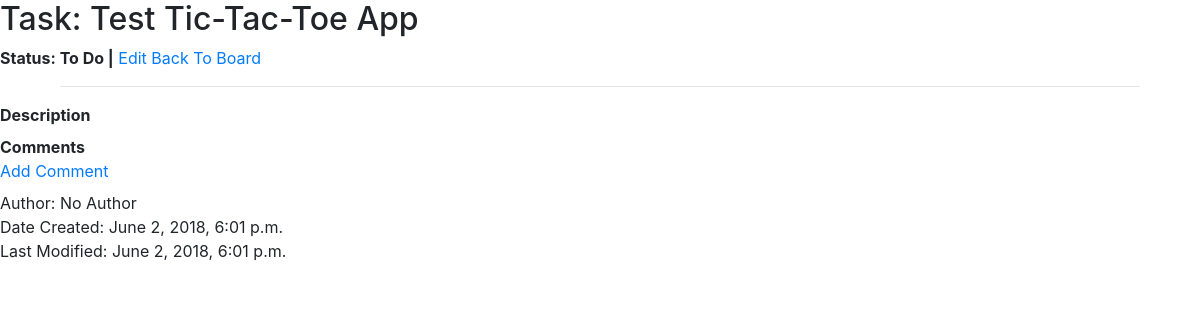
/task/c748d35f-46f3-4be4-aa77-3b10f01d74c3, run on the app's committed database.
### kanban/models/task.py (models this page shows, shortened)
class Task(models.Model):
    class Meta:
        ordering = ['-date_modified']
    STATUS_CHOICES = {
        ('TODO', 'To Do'),
        ('PROG', 'In Progress'),
        ('TEST', 'In Testing'),
        ('DONE', 'Done'),
    }
    uuid = models.UUIDField(primary_key=True, editable=False, default=uuid.uuid4)
    priority = models.IntegerField(default=0)
    title = models.CharField(max_length=200)
    description = models.TextField(blank=True, null=True)
    status = models.CharField(max_length=4, choices=STATUS_CHOICES, default='TODO')
    date_created = models.DateTimeField(default=datetime.datetime.now())
    date_modified = models.DateTimeField(default=datetime.datetime.now())
    author = models.CharField(max_length=200, default='No Author')

### kanban/views/taskdetailview.py (the view)
# urls.py: path('task/<uuid:pk>', views.TaskDetailView.as_view(), name='task-detail'),
class TaskDetailView(DetailView):
    model = Task
    context_object_name = 'task'
    template_name = 'kanban/task_detail.html'

### kanban/templates/kanban/task_detail.html (shortened to what this page needs)
{% extends 'kanban/kanban_base.html' %}
{% block content %}
    <h2>Task: {{ task.title }}</h2>
    <strong>Status: {{  task.get_status_display}} |</strong>
    <a href="{% url 'task-edit' task.uuid %}">Edit</a>
    <a href="{% url 'index' %}">Back To Board</a>
    <hr>
    <p>
        <strong>Description</strong>
        <br>
    </p>
    <p>
        <strong>Comments</strong>
        <br>
        <a href="{% url 'taskcomment-add-specific' task_pk=task.uuid %}">Add Comment</a>
    </p>
    <p>
    Author: {{ task.author }} <br>
    Date Created: {{ task.date_created }} <br>
    Last Modified: {{ task.date_modified }} <br>
    </p>
{% endblock %}

### kanban/static/kanban/kanban.css (style rules this page uses)
hr { size: 3px; width: 90%; }
p { margin-top: 0.1em; margin-bottom: 0.5em; }

### data on the page
Task: title "Test Tic-Tac-Toe App", status "To Do", author "No Author", date_created "June 2, 2018, 6:01 p.m.", date_modified "June 2, 2018, 6:01 p.m."
